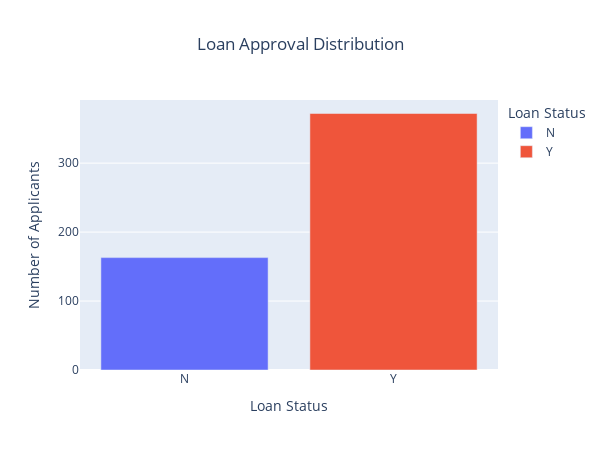

The cell this chart's notebook holds for it:
### Markdown cell above
**2. Loan Approval Distribution**

### Code cell
approval_counts = (
    df1
    .groupby("Loan_Status")
    .size()
    .reset_index(name="Count")
)

fig = px.bar(
    approval_counts,
    x="Loan_Status",
    y="Count",
    color = 'Loan_Status',
    title="Loan Approval Distribution",
    labels={
        "Loan_Status": "Loan Status",
        "Count": "Number of Applicants"
    }
)

fig.update_layout(
    width=600,
    height=450,
    title_x=0.5
)

fig.show()

### Figure 1 — Plotly figure (JSON) as saved in the notebook; plotly's stock layout.template omitted (floating-point values rounded to 4 significant figures)
{"data": [{"hovertemplate": "Loan Status=%{x}<br>Number of Applicants=%{y}<extra></extra>", "legendgroup": "N", "marker": {"color": "#636efa", "pattern": {"shape": ""}}, "name": "N", "orientation": "v", "showlegend": true, "textposition": "auto", "type": "bar", "x": ["N"], "xaxis": "x", "y": [163], "yaxis": "y"}, {"hovertemplate": "Loan Status=%{x}<br>Number of Applicants=%{y}<extra></extra>", "legendgroup": "Y", "marker": {"color": "#EF553B", "pattern": {"shape": ""}}, "name": "Y", "orientation": "v", "showlegend": true, "textposition": "auto", "type": "bar", "x": ["Y"], "xaxis": "x", "y": [372], "yaxis": "y"}], "layout": {"barmode": "relative", "height": 450, "legend": {"title": {"text": "Loan Status"}, "tracegroupgap": 0}, "title": {"text": "Loan Approval Distribution", "x": 0.5}, "width": 600, "xaxis": {"anchor": "y", "categoryarray": ["N", "Y"], "categoryorder": "array", "domain": [0, 1], "title": {"text": "Loan Status"}}, "yaxis": {"anchor": "x", "domain": [0, 1], "title": {"text": "Number of Applicants"}}}}
